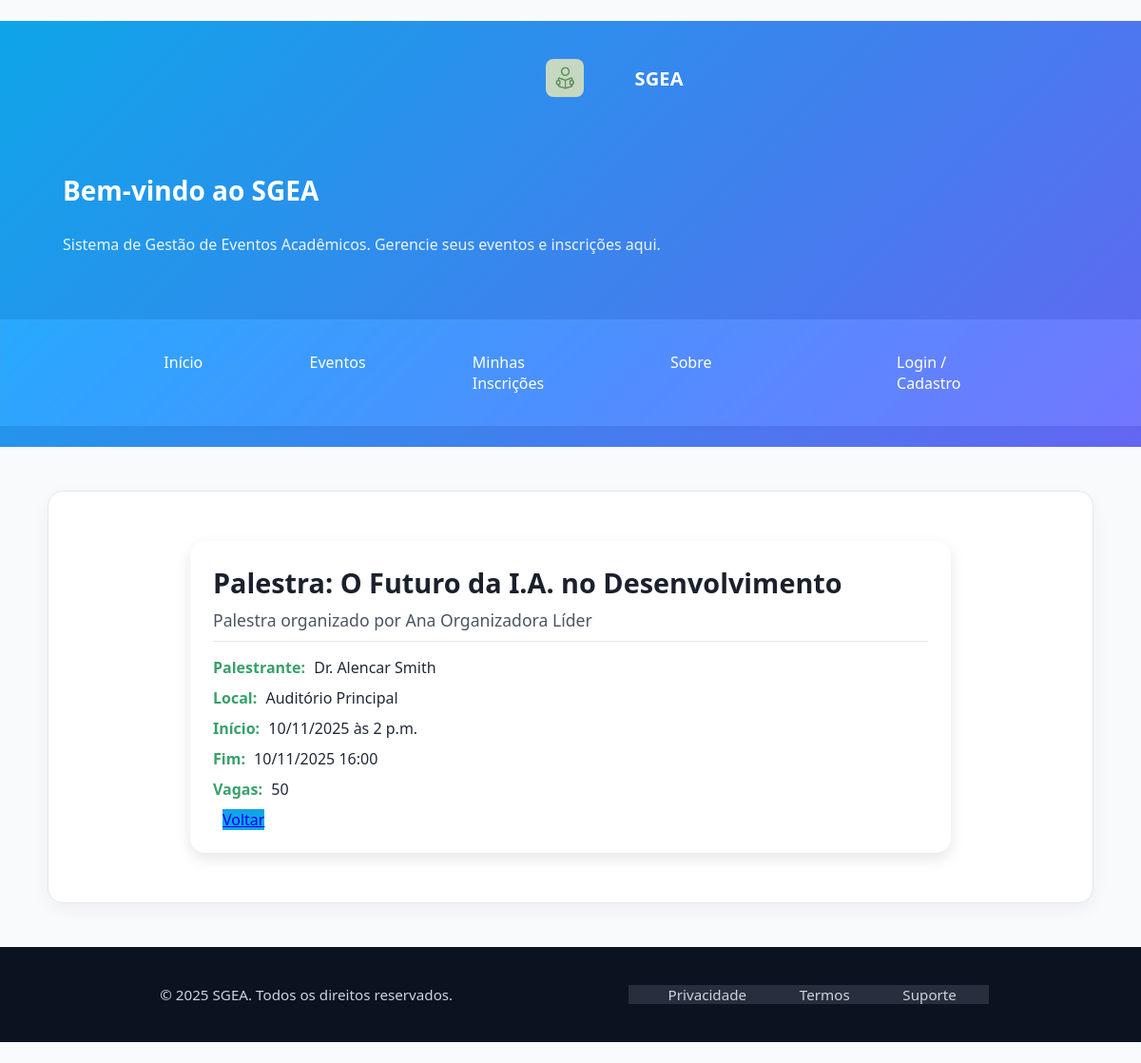
The page /eventos/1 on the database its author committed.
### aulaweb/models.py (models this page shows, shortened)
class Evento(models.Model):
    tipo_evento = models.CharField(max_length=20, choices=TIPOS_EVENTO)
    nome = models.CharField(max_length=200, db_column='nome')
    data_inicial = models.DateTimeField()
    data_final = models.DateTimeField()
    horario = models.TimeField()
    local = models.CharField(max_length=100)
    palestrante_nome = models.CharField(max_length=150, blank=True, null=True, help_text='Nome do Palestrante ou Convidado')
    quantidade_participantes = models.PositiveIntegerField(
        help_text='Limite de inscrições para o evento'
    )
    organizador_responsavel = models.ForeignKey(
        Usuario,
        on_delete=models.SET_NULL,
        related_name='eventos_organizados',
        null=True
    )
    data_criacao = models.DateTimeField(auto_now_add=True)
    data_atualizacao = models.DateTimeField(auto_now=True)
    class Meta:
        db_table = "evento"
        ordering = ["data_inicial", "horario"]
        verbose_name = "Evento"
        verbose_name_plural = "Eventos"

class Usuario(models.Model):
    nome = models.CharField(max_length=150, db_column='nome')
    telefone = models.CharField(max_length=15, blank=True, null=True)
    instituicao_ensino = models.CharField(
        max_length=100,
        blank=True,
        null=True,
        help_text='Obrigatório para alunos e professores'
    )
    perfil = models.CharField(max_length=15, choices=PERFIS_USUARIO)
    data_criacao = models.DateTimeField(auto_now_add=True)
    data_atualizacao = models.DateTimeField(auto_now=True)
    class Meta:
        db_table = "usuario"
        ordering = ["nome"]
        verbose_name = "Usuário"
        verbose_name_plural = "Usuários"

### aulaweb/views.py (the view)
# urls.py: path('eventos/<int:id>', views.detalhar_evento, name='detalhar_evento'),
def detalhar_evento(request, id):
    evento = get_object_or_404(Evento, pk=id)
    inscricoes = Inscricao.objects.filter(evento=evento)
    return render(request, 'aulaweb/evento/detail_evento.html',
                  {'evento': evento, 'inscricoes': inscricoes})

### aulaweb/templates/aulaweb/evento/detail_evento.html (shortened to what this page needs)
{% extends "aulaweb/base.html" %}
{% block conteudo %}
<div class="container">
    <div class="evento-titulo">{{ evento.nome }}</div>
    <div class="evento-data-local">
        {{ evento.get_tipo_evento_display }} organizado por {{ evento.organizador_responsavel.nome }}
    </div>
    {% if evento.palestrante_nome %}
    <div class="info-item">
        <span class="info-label">Palestrante:</span> {{ evento.palestrante_nome }}
    </div>
    {% endif %}
    <div class="info-item">
        <span class="info-label">Local:</span> {{ evento.local }}
    </div>
    <div class="info-item">
        <span class="info-label">Início:</span> {{ evento.data_inicial|date:"d/m/Y" }} às {{ evento.horario }}
    </div>
    <div class="info-item">
        <span class="info-label">Fim:</span> {{ evento.data_final|date:"d/m/Y H:i" }}
    </div>
    <div class="info-item">
        <span class="info-label">Vagas:</span> {{ evento.quantidade_participantes }}
    </div>
    <a href="javascript:history.back()" class="btn-voltar" style="margin-left: 10px; background-color: #0ea5e9;">Voltar</a>
</div>
{% endblock %}

### aulaweb/static/css/style.css (style rules this page uses)
*, *::before, *::after { box-sizing: border-box; }
html, body { margin: 0; padding: 0; }
body { font-family: system-ui, -apple-system, Segoe UI, Roboto, Arial, sans-serif; color: #1f2937; background: #f8fafc; min-height: 100vh; display: flex; flex-direction: column; }
.evento-titulo { font-size: 1.2rem; font-weight: bold; color: #1f2937; margin-bottom: 8px; }

### aulaweb/templates/aulaweb/evento/detail_evento.html (style rules this page uses)
.container { background: white; padding: 24px; border-radius: 16px; box-shadow: 0 6px 16px rgba(0,0,0,0.1); max-width: 800px; width: 100%; text-align: left; margin: 30px auto; }
.evento-titulo { font-size: 1.8rem; font-weight: bold; color: #1a202c; margin-bottom: 8px; }
.evento-data-local { font-size: 1.1rem; color: #4b5563; margin-bottom: 16px; border-bottom: 1px solid #e2e8f0; padding-bottom: 10px; }
.info-item { margin-bottom: 10px; font-size: 1rem; }
.info-label { font-weight: 600; color: #38a169; margin-right: 5px; }

### rows shown on the page
Evento: nome "Palestra: O Futuro da I.A. no Desenvolvimento", tipo_evento "Palestra", organizador_responsavel.nome "Ana Organizadora Líder", palestrante_nome "Dr. Alencar Smith", local "Auditório Principal", data_inicial "10/11/2025", horario "2 p.m.", data_final "10/11/2025 16:00", quantidade_participantes "50"
